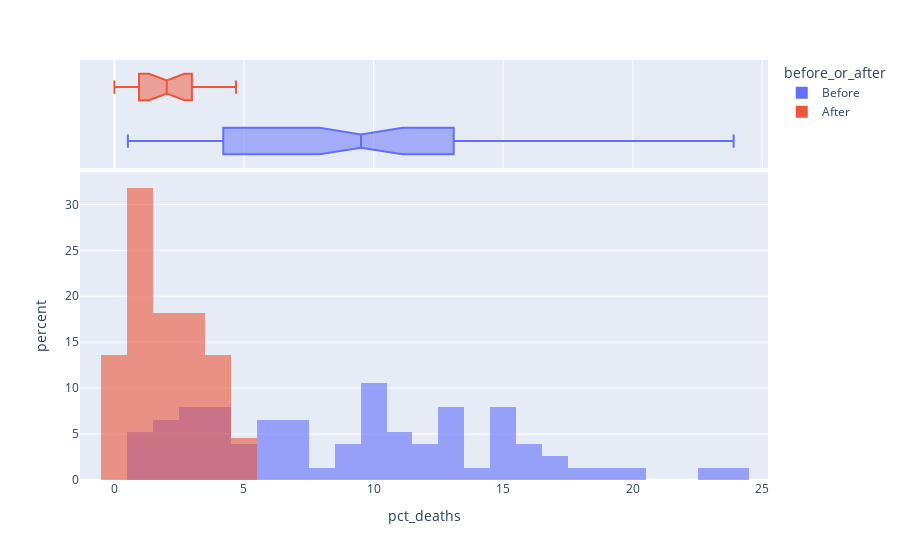

Here is the notebook cell this chart was saved with:
### Markdown cell above
### Use Histograms to Visualise the Monthly Distribution of Outcomes

**Challenge**: Create a [plotly histogram](https://plotly.com/python/histograms/) to show the monthly percentage of deaths. 

* Use docs to check out the available parameters. Use the [`color` parameter](https://plotly.github.io/plotly.py-docs/generated/plotly.express.histogram.html) to display two overlapping histograms.
* The time period of handwashing is shorter than not handwashing. Change `histnorm` to `percent` to make the time periods comparable. 
* Make the histograms slighlty transparent
* Experiment with the number of bins on the histogram. Which number work well in communicating the range of outcomes?
* Just for fun, display your box plot on the top of the histogram using the `marginal` parameter.

### Code cell
fig = px.histogram(df_monthly,
                   x='pct_deaths',
                   color='before_or_after',
                   nbins=30,
                   histnorm='percent',
                   barmode='overlay',
                   opacity=0.6,
                   marginal='box',
                   )

fig.show()

### Figure 1 — Plotly figure (JSON) as saved in the notebook; plotly's stock layout.template omitted (floating-point values rounded to 4 significant figures)
{"data": [{"bingroup": "x", "histnorm": "percent", "hovertemplate": "before_or_after=Before<br>pct_deaths=%{x}<br>percent=%{y}<extra></extra>", "legendgroup": "Before", "marker": {"color": "#636efa", "opacity": 0.6, "pattern": {"shape": ""}}, "name": "Before", "nbinsx": 30, "orientation": "v", "showlegend": true, "type": "histogram", "x": [12.71, 7.0, 4.15, 1.54, 0.78, 4.76, 7.77, 1.33, 1.84, 9.92, 18.4, 17.25, 10.89, 9.28, 9.7, 3.12, 6.19, 17.2, 20.3, 15.53, 22.68, 18.68, 23.89, 16.05, 13.77, 11.04, 10.66, 5.75, 3.92, 0.52, 1.53, 2.21, 14.97, 6.67, 7.45, 13.17, 10.14, 14.55, 14.75, 5.51, 2.61, 4.19, 5.94, 1.21, 3.12, 9.93, 9.54, 7.06, 4.53, 4.26, 4.06, 4.21, 6.67, 5.77, 3.46, 9.54, 12.92, 9.86, 9.49, 11.81, 15.32, 13.37, 15.95, 11.85, 9.22, 11.58, 15.29, 12.58, 13.01, 9.73, 5.1, 3.12, 1.89, 3.48, 15.45, 10.91], "xaxis": "x", "yaxis": "y"}, {"hovertemplate": "before_or_after=Before<br>pct_deaths=%{x}<extra></extra>", "legendgroup": "Before", "marker": {"color": "#636efa"}, "name": "Before", "notched": true, "showlegend": false, "type": "box", "x": [12.71, 7.0, 4.15, 1.54, 0.78, 4.76, 7.77, 1.33, 1.84, 9.92, 18.4, 17.25, 10.89, 9.28, 9.7, 3.12, 6.19, 17.2, 20.3, 15.53, 22.68, 18.68, 23.89, 16.05, 13.77, 11.04, 10.66, 5.75, 3.92, 0.52, 1.53, 2.21, 14.97, 6.67, 7.45, 13.17, 10.14, 14.55, 14.75, 5.51, 2.61, 4.19, 5.94, 1.21, 3.12, 9.93, 9.54, 7.06, 4.53, 4.26, 4.06, 4.21, 6.67, 5.77, 3.46, 9.54, 12.92, 9.86, 9.49, 11.81, 15.32, 13.37, 15.95, 11.85, 9.22, 11.58, 15.29, 12.58, 13.01, 9.73, 5.1, 3.12, 1.89, 3.48, 15.45, 10.91], "xaxis": "x2", "yaxis": "y2"}, {"bingroup": "x", "histnorm": "percent", "hovertemplate": "before_or_after=After<br>pct_deaths=%{x}<br>percent=%{y}<extra></extra>", "legendgroup": "After", "marker": {"color": "#EF553B", "opacity": 0.6, "pattern": {"shape": ""}}, "name": "After", "nbinsx": 30, "orientation": "v", "showlegend": true, "type": "histogram", "x": [2.19, 1.19, 1.86, 4.38, 3.81, 4.28, 2.85, 3.41, 0.68, 0.0, 0.65, 0.95, 1.12, 0.37, 0.0, 0.95, 2.29, 2.82, 1.32, 2.18, 2.99, 4.69], "xaxis": "x", "yaxis": "y"}, {"hovertemplate": "before_or_after=After<br>pct_deaths=%{x}<extra></extra>", "legendgroup": "After", "marker": {"color": "#EF553B"}, "name": "After", "notched": true, "showlegend": false, "type": "box", "x": [2.19, 1.19, 1.86, 4.38, 3.81, 4.28, 2.85, 3.41, 0.68, 0.0, 0.65, 0.95, 1.12, 0.37, 0.0, 0.95, 2.29, 2.82, 1.32, 2.18, 2.99, 4.69], "xaxis": "x2", "yaxis": "y2"}], "layout": {"barmode": "overlay", "legend": {"title": {"text": "before_or_after"}, "tracegroupgap": 0}, "margin": {"t": 60}, "xaxis": {"anchor": "y", "domain": [0, 1], "title": {"text": "pct_deaths"}}, "xaxis2": {"anchor": "y2", "domain": [0, 1], "matches": "x", "showgrid": true, "showticklabels": false}, "yaxis": {"anchor": "x", "domain": [0, 0.7326], "title": {"text": "percent"}}, "yaxis2": {"anchor": "x2", "domain": [0.7426, 1], "matches": "y2", "showgrid": false, "showline": false, "showticklabels": false, "ticks": ""}}}
